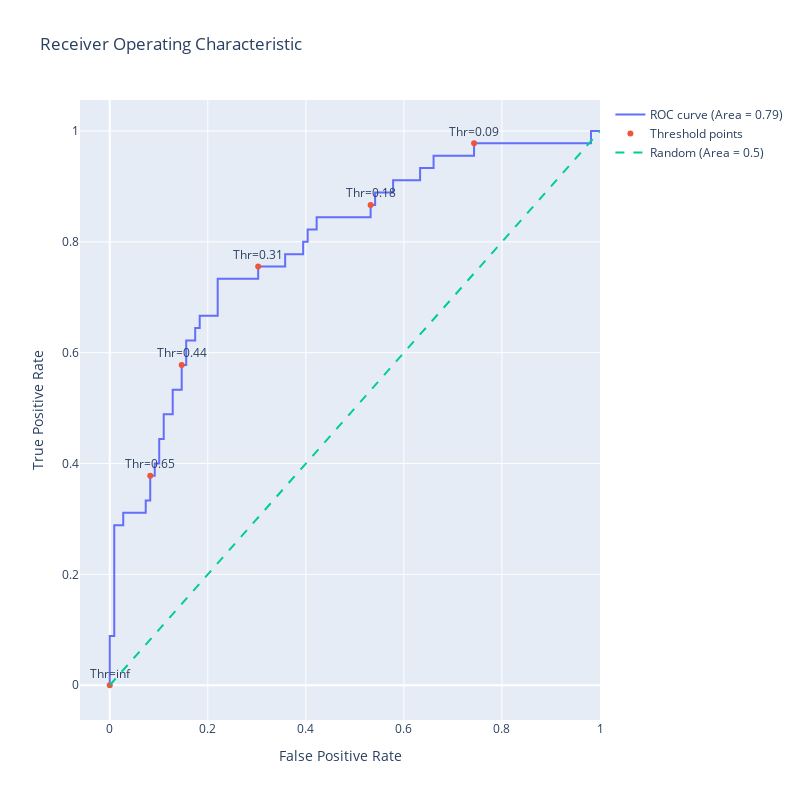

The notebook cell saved with this chart:
### Code cell
import plotly.graph_objects as go
import numpy as np
from sklearn.metrics import roc_auc_score

# Assuming fpr, tpr, thresholds are already calculated as before
fpr, tpr, thresholds = roc_curve(y_test, y_scores)

# Calculate the AUC (Area Under the Curve)
roc_auc = roc_auc_score(y_test, y_scores)

# Generate a trace for ROC curve
trace0 = go.Scatter(
    x=fpr,
    y=tpr,
    mode='lines',
    name=f'ROC curve (Area = {roc_auc:.2f})'
)

# Only label every nth point to avoid cluttering
n = 10
indices = np.arange(len(thresholds)) % n == 0  # Choose indices where index mod n is 0

trace1 = go.Scatter(
    x=fpr[indices],
    y=tpr[indices],
    mode='markers+text',
    name='Threshold points',
    text=[f"Thr={thr:.2f}" for thr in thresholds[indices]],
    textposition='top center'
)

# Diagonal line
trace2 = go.Scatter(
    x=[0, 1],
    y=[0, 1],
    mode='lines',
    name='Random (Area = 0.5)',
    line=dict(dash='dash')
)

data = [trace0, trace1, trace2]

# Define layout with square aspect ratio
layout = go.Layout(
    title='Receiver Operating Characteristic',
    xaxis=dict(title='False Positive Rate'),
    yaxis=dict(title='True Positive Rate'),
    autosize=False,
    width=800,
    height=800,
    showlegend=True
)

# Define figure and add data
fig = go.Figure(data=data, layout=layout)

# Show figure
fig.show()

### Figure 1 — Plotly figure (JSON) as saved in the notebook; plotly's stock layout.template omitted (floating-point values rounded to 4 significant figures)
{"data": [{"mode": "lines", "name": "ROC curve (Area = 0.79)", "type": "scatter", "x": [0.0, 0.0, 0.0, 0.009174, 0.009174, 0.02752, 0.02752, 0.07339, 0.07339, 0.08257, 0.08257, 0.09174, 0.09174, 0.1009, 0.1009, 0.1101, 0.1101, 0.1284, 0.1284, 0.1468, 0.1468, 0.156, 0.156, 0.1743, 0.1743, 0.1835, 0.1835, 0.2202, 0.2202, 0.3028, 0.3028, 0.3578, 0.3578, 0.3945, 0.3945, 0.4037, 0.4037, 0.422, 0.422, 0.5321, 0.5321, 0.5413, 0.5413, 0.578, 0.578, 0.633, 0.633, 0.6606, 0.6606, 0.7431, 0.7431, 0.9817, 0.9817, 1.0], "y": [0.0, 0.02222, 0.08889, 0.08889, 0.2889, 0.2889, 0.3111, 0.3111, 0.3333, 0.3333, 0.3778, 0.3778, 0.4, 0.4, 0.4444, 0.4444, 0.4889, 0.4889, 0.5333, 0.5333, 0.5778, 0.5778, 0.6222, 0.6222, 0.6444, 0.6444, 0.6667, 0.6667, 0.7333, 0.7333, 0.7556, 0.7556, 0.7778, 0.7778, 0.8, 0.8, 0.8222, 0.8222, 0.8444, 0.8444, 0.8667, 0.8667, 0.8889, 0.8889, 0.9111, 0.9111, 0.9333, 0.9333, 0.9556, 0.9556, 0.9778, 0.9778, 1.0, 1.0]}, {"mode": "markers+text", "name": "Threshold points", "text": ["Thr=inf", "Thr=0.65", "Thr=0.44", "Thr=0.31", "Thr=0.18", "Thr=0.09"], "textposition": "top center", "type": "scatter", "x": [0.0, 0.08257, 0.1468, 0.3028, 0.5321, 0.7431], "y": [0.0, 0.3778, 0.5778, 0.7556, 0.8667, 0.9778]}, {"line": {"dash": "dash"}, "mode": "lines", "name": "Random (Area = 0.5)", "type": "scatter", "x": [0, 1], "y": [0, 1]}], "layout": {"autosize": false, "height": 800, "showlegend": true, "title": {"text": "Receiver Operating Characteristic"}, "width": 800, "xaxis": {"title": {"text": "False Positive Rate"}}, "yaxis": {"title": {"text": "True Positive Rate"}}}}
